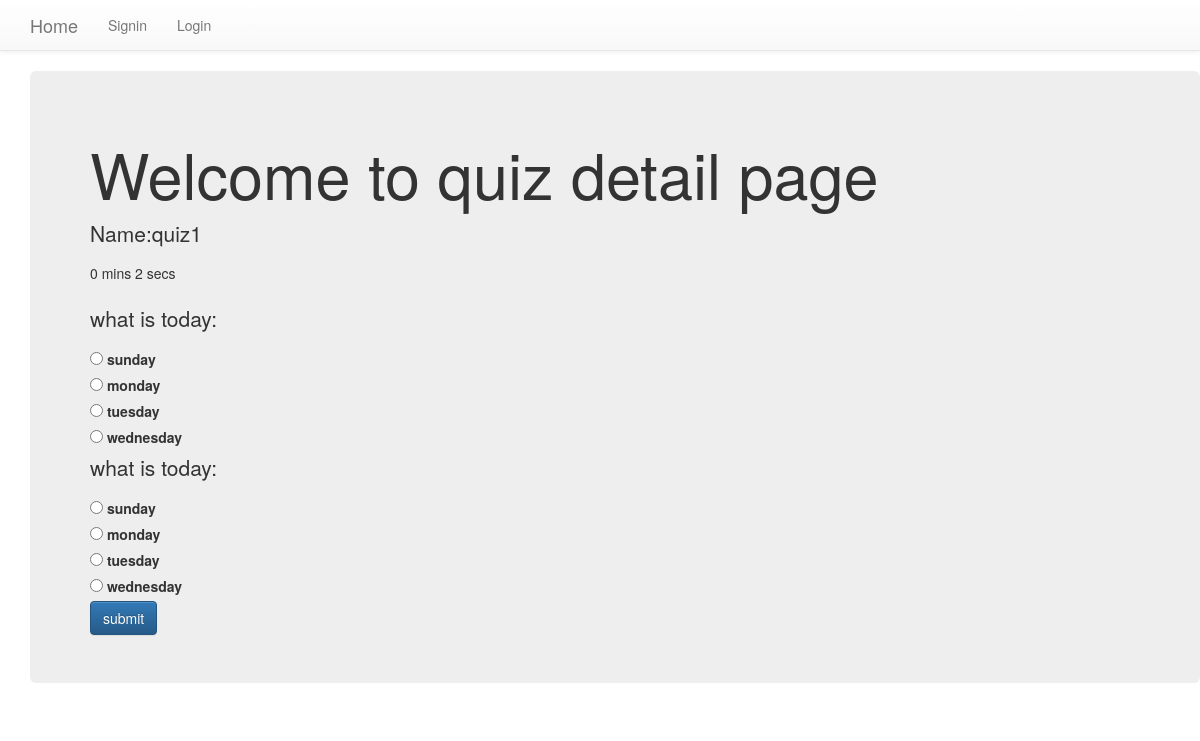
The page /quizstudentList/4 on the database its author committed.
### quiz/models.py (models this page shows, shortened)
class quizz(models.Model):
    name=models.CharField(max_length=20)

class quizzQuestion(models.Model):
    quiz=models.ForeignKey(quizz,related_name="questions",on_delete=models.CASCADE)
    question=models.CharField(max_length=300,blank=False)
    option1=models.CharField(max_length=30,blank=False)
    option2=models.CharField(max_length=30,blank=False)
    option3=models.CharField(max_length=30,blank=False)
    option4=models.CharField(max_length=30,blank=False)
    ans=models.CharField(max_length=300,blank=False)

### quiz/views.py (the view)
# urls.py: url(r'^quizstudentList/(?P<pk>[-\w]+)',views.QuizStudentDetailView.as_view(),name="Detail"),
class QuizStudentDetailView(DetailView):
    context_object_name="quiz"
    model=quizz
    template_name="quizzstudent_detail.html"

### quiz/templates/quizzstudent_detail.html (shortened to what this page needs)
{% extends 'base.html' %}
{% load staticfiles %}
{% block body_block %}
<head>
</head>
<body>
<div class="container jumbotron">
    <h1>Welcome to quiz detail page </h1>
   <form action="{% url 'student:answer' %}"method="POST">
    {% if quiz %}
    <p>Name:{{quiz.name}}</p>
    <div id="timer">
    </div>
    <br>
    {% for q in quiz.questions.all %}
    <p>{{q.question}}:</p>
    <input type="radio" id="{{q.option1}}"  value="option1" name={{q.ans}}>
    <label for="option1">{{q.option1}}</label><br>
    <input type="radio" id="{{q.option2}}"  value="option2" name={{q.ans}}>
    <label for="option1">{{q.option2}}</label><br>
    <input type="radio" id="{{q.option3}}" value="option3" name={{q.ans}}>
    <label for="option1">{{q.option3}}</label><br>
    <input type="radio" id="{{q.option4}}" value="option4" name={{q.ans}}>
    <label for="option1">{{q.option4}}</label><br>
    {% endfor %}
    <input type="submit" class="btn btn-primary" value="submit">
   </form>
    {% else %}
    <h1>This quizz is empty</h1>
</table>
    {% endif %}
</div>
</body>
{% endblock %}

### rows shown on the page
quizz: name "quiz1"
quizzQuestion: question "what is today", option1 "sunday", option2 "monday", option3 "tuesday", option4 "wednesday"
quizzQuestion: question "what is today", option1 "sunday", option2 "monday", option3 "tuesday", option4 "wednesday"
